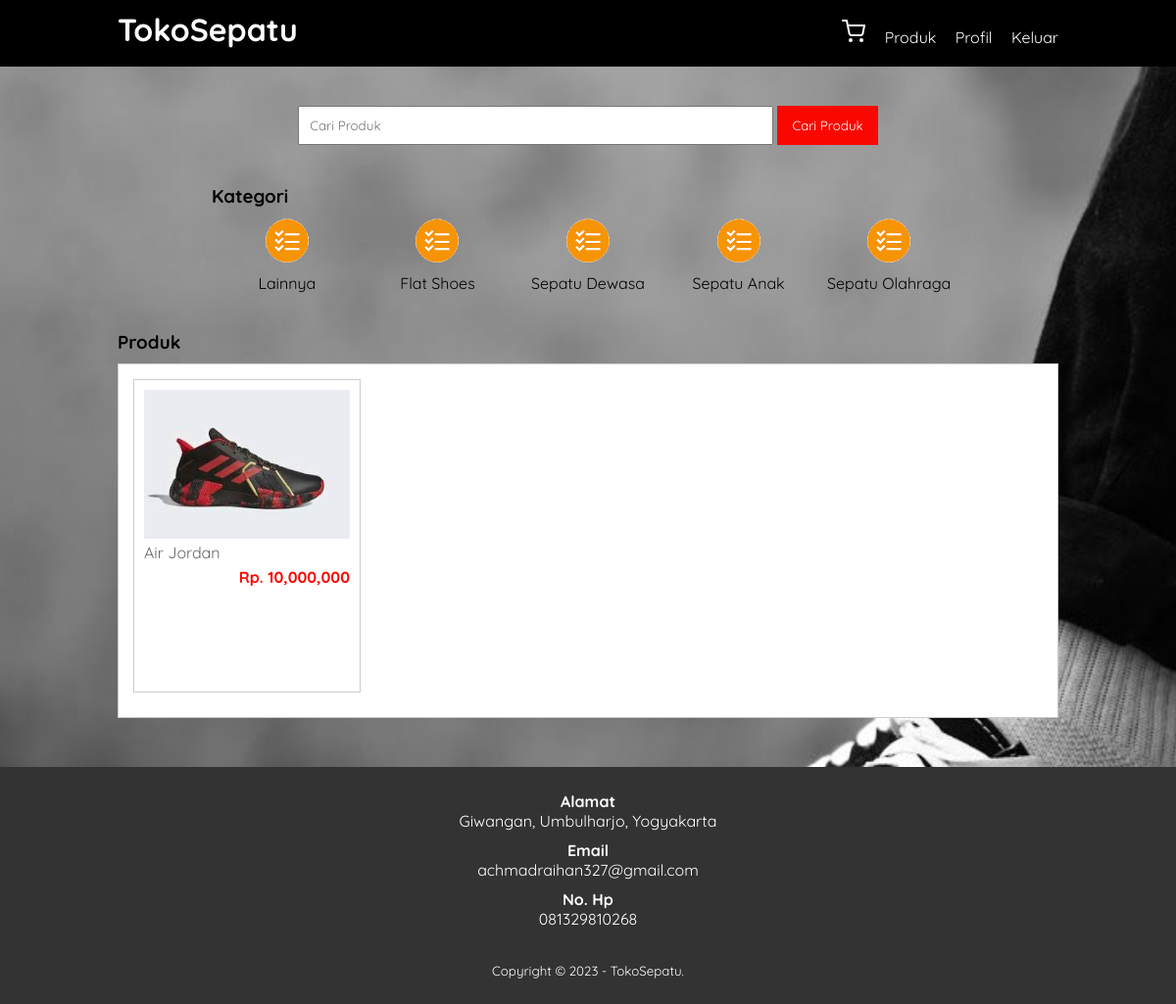
Screenshot of /produk.php?kat=6 with the database file from the repository.
### tables this page shows
CREATE TABLE `tb_category` (
  `category_id` int(11) NOT NULL,
  `category_name` varchar(25) NOT NULL
);

CREATE TABLE `tb_product` (
  `product_id` int(11) NOT NULL,
  `category_id` int(11) NOT NULL,
  `product_name` varchar(100) NOT NULL,
  `product_price` int(11) NOT NULL,
  `product_desc` text NOT NULL,
  `product_img` varchar(100) NOT NULL,
  `product_status` tinyint(4) NOT NULL,
  `date_created` timestamp NOT NULL DEFAULT current_timestamp()
);

### produk.php (the view, shortened to what this page needs)
<?php
	include 'db.php';
	$kontak = mysqli_query($conn, "SELECT admin_telp, admin_email, admin_address FROM tb_admin WHERE admin_id = 1");
	$a = mysqli_fetch_object($kontak);
?>
<!DOCTYPE html>
<html>
<head>
	<link rel="stylesheet" type="text/css" href="css/style.css">
</head>
<body>
	<header>
		<div class="container">
			<h1><a href="index.php">TokoSepatu</a></h1>
			<ul>
			<li><a href="cart.php"><i data-feather="shopping-cart"></i></a></li>
				<li><a href="produk.php">Produk</a></li>
				<li><a href="profiluser.php">Profil</a></li>
				<li><a href="keluar.php">Keluar</a></li>
			</ul>
		</div>
	</header>
	<div class="section">
		<div class="container">
		<div class="search">
		<div class="container">
			<form action="produk.php">
				<input type="text" name="search" placeholder="Cari Produk" value="<?php echo $_GET['search'] ?>">
				<input type="submit" name="cari" value="Cari Produk">
			</form>
		</div>
	</div>
	<div class="section">
		<div class="container">
			<h3>Kategori</h3>
			<div class="box1">
				<?php
					$kategori = mysqli_query($conn, "SELECT * FROM tb_category ORDER BY category_id DESC");
					if(mysqli_num_rows($kategori) > 0){
						while($k = mysqli_fetch_array($kategori)){
				?>
					<a href="produk.php?kat=<?php echo $k['category_id'] ?>">
						<div class="col-5">
							<img src="img/icon-kategori.png" width="50px" style="margin-bottom:5px;">
							<p><?php echo $k['category_name'] ?></p>
						</div>
					</a>
				<?php }}else{ ?>
					<p>Kategori tidak ada</p>
				<?php } ?>
			</div>
		</div>
	</div>
			<h3>Produk</h3>
			<div class="box">
				<?php
					if($_GET['search'] != '' || $_GET['kat'] != ''){
						$where = "AND product_name LIKE '%".$_GET['search']."%' AND category_id LIKE '%".$_GET['kat']."%' ";
					}
					$produk = mysqli_query($conn, "SELECT * FROM tb_product WHERE product_status = 1 $where ORDER BY product_id DESC");
					if(mysqli_num_rows($produk) > 0){
						while($p = mysqli_fetch_array($produk)){
				?>
					<a href="detail-produk.php?id=<?php echo $p['product_id'] ?>">
						<div class="col-4">
							<img src="produk/<?php echo $p['product_img'] ?>">
							<p class="nama"><?php echo substr($p['product_name'], 0, 30) ?></p>
							<p class="harga">Rp. <?php echo number_format($p['product_price']) ?></p>
						</div>
					</a>
				<?php }}else{ ?>
					<p>Produk tidak ada</p>
				<?php } ?>
			</div>
		</div>
	</div>
	<div class="footer">
		<div class="container">
			<h4>Alamat</h4>
			<p><?php echo $a->admin_address ?></p>
			<h4>Email</h4>
			<p><?php echo $a->admin_email ?></p>
			<h4>No. Hp</h4>
			<p><?php echo $a->admin_telp ?></p>
			<small>Copyright &copy; 2023 - TokoSepatu.</small>
		</div>
	</div>
</body>
</html>

### css/style.css (style rules this page uses)
* { padding: 0; margin: 0; font-family: "Quicksand", sans-serif; }
body { background-color: #f8f8f8; background-image: url(../img/sepatuwallpaper.jpg); background-size: cover; background-repeat: no-repeat; background-position: center; min-height: 100vh; }
a { color: inherit; text-decoration: none; }
header { background-color: #000000; color: #fff; }
header h1 { float: left; padding: 10px 0; }
header ul { float: right; }
header ul li { display: inline-block; }
header ul li a { padding: 20px 0 20px 15px; display: inline-block; }
.container { width: 80%; margin: 0 auto; }
.container:after { content: ""; display: block; clear: both; }
.section { padding: 25px 0; }
.box { background-color: #fff; border: 1px solid #ccc; padding: 15px; box-sizing: border-box; margin: 10px 0 25px 0; }
.box:after { content: ""; display: block; clear: both; }
.search { padding: 15px 0; text-align: center; }
.search input[type="text"] { width: 60%; padding: 10px; }
.search input[type="submit"] { padding: 12px 15px; background-color: #fa0800; color: #fff; border: none; cursor: pointer; }
.col-5 { width: 20%; height: 100px; text-align: center; float: left; padding: 10px; box-sizing: border-box; }
.col-4 { width: 25%; height: 320px; border: 1px solid #ccc; float: left; padding: 10px; box-sizing: border-box; margin-bottom: 10px; }
.col-4 img { width: 100%; }
.col-4 .nama { color: #666; margin-bottom: 5px; }
.col-4 .harga { font-weight: bold; color: #fa0800; float: right; }
.footer { padding: 25px 0; background-color: #333; color: #fff; text-align: center; }
.footer p { margin-bottom: 10px; }
.footer small { margin-top: 25px; display: inline-block; }

### rows the page displays
tb_category: category_name "Lainnya"
tb_category: category_name "Flat Shoes"
tb_category: category_name "Sepatu Dewasa"
tb_category: category_name "Sepatu Anak"
tb_category: category_name "Sepatu Olahraga"
tb_product: product_img (picture), product_name "Air Jordan", product_price "10,000,000"

### other values shown
$a->admin_address "Giwangan, Umbulharjo, Yogyakarta"
$a->admin_email "achmadraihan327@gmail.com"
$a->admin_telp "081329810268"
